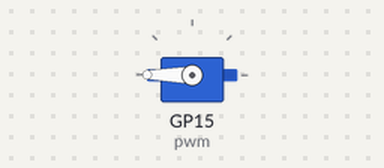
A program run on a simulated Raspberry Pi Pico running CircuitPython. Shown: servo.

Above: at 0.05 s.
Timing chart, 0 to 3.0 s (numbered marks = the images above):
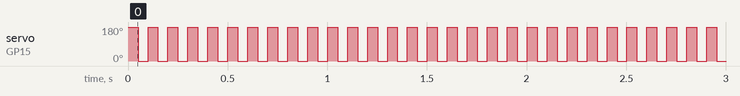

The program:

motors-servo.py
```python
import time, board, pwmio
from adafruit_motor import servo

pwm = pwmio.PWMOut(board.GP15, duty_cycle=2**15, frequency=50)
my_servo = servo.Servo(pwm)

while True:
    my_servo.angle = 180
    time.sleep(0.05)
    my_servo.angle = 0
    time.sleep(0.05)
```

Measured:
- by itself, servo on GP15 (pwm): alternates 180° for 0.05 s and 0° for 0.05 s
